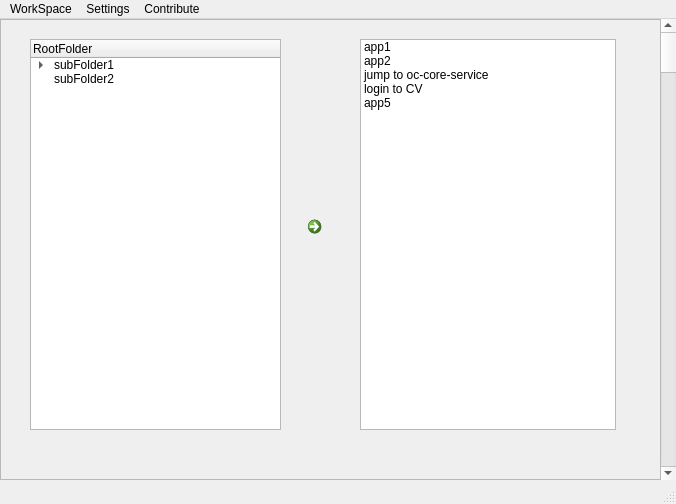
<?xml version="1.0" encoding="UTF-8"?>
<ui version="4.0">
 <class>MainWindow</class>
 <widget class="QMainWindow" name="MainWindow">
  <property name="geometry">
   <rect>
    <x>0</x>
    <y>0</y>
    <width>676</width>
    <height>504</height>
   </rect>
  </property>
  <property name="windowTitle">
   <string>MainWindow</string>
  </property>
  <widget class="QWidget" name="centralwidget">
   <widget class="QScrollBar" name="verticalScrollBar">
    <property name="geometry">
     <rect>
      <x>660</x>
      <y>0</y>
      <width>16</width>
      <height>461</height>
     </rect>
    </property>
    <property name="orientation">
     <enum>Qt::Vertical</enum>
    </property>
   </widget>
   <widget class="QFrame" name="frame">
    <property name="enabled">
     <bool>true</bool>
    </property>
    <property name="geometry">
     <rect>
      <x>0</x>
      <y>0</y>
      <width>661</width>
      <height>461</height>
     </rect>
    </property>
    <property name="autoFillBackground">
     <bool>false</bool>
    </property>
    <property name="frameShape">
     <enum>QFrame::StyledPanel</enum>
    </property>
    <property name="frameShadow">
     <enum>QFrame::Raised</enum>
    </property>
    <widget class="QTreeWidget" name="treeWidget">
     <property name="geometry">
      <rect>
       <x>30</x>
       <y>20</y>
       <width>251</width>
       <height>391</height>
      </rect>
     </property>
     <column>
      <property name="text">
       <string>RootFolder</string>
      </property>
     </column>
     <item>
      <property name="text">
       <string>subFolder1</string>
      </property>
      <item>
       <property name="text">
        <string>folderxxx</string>
       </property>
      </item>
     </item>
     <item>
      <property name="text">
       <string>subFolder2</string>
      </property>
     </item>
    </widget>
    <widget class="QListWidget" name="listWidget">
     <property name="geometry">
      <rect>
       <x>360</x>
       <y>20</y>
       <width>256</width>
       <height>391</height>
      </rect>
     </property>
     <item>
      <property name="text">
       <string>app1</string>
      </property>
     </item>
     <item>
      <property name="text">
       <string>app2</string>
      </property>
     </item>
     <item>
      <property name="text">
       <string>jump to oc-core-service</string>
      </property>
     </item>
     <item>
      <property name="text">
       <string>login to CV</string>
      </property>
     </item>
     <item>
      <property name="text">
       <string>app5</string>
      </property>
     </item>
    </widget>
    <widget class="QCommandLinkButton" name="commandLinkButton">
     <property name="geometry">
      <rect>
       <x>300</x>
       <y>190</y>
       <width>41</width>
       <height>41</height>
      </rect>
     </property>
     <property name="text">
      <string/>
     </property>
    </widget>
   </widget>
  </widget>
  <widget class="QMenuBar" name="menubar">
   <property name="geometry">
    <rect>
     <x>0</x>
     <y>0</y>
     <width>676</width>
     <height>26</height>
    </rect>
   </property>
   <widget class="QMenu" name="menuMy_Favourite">
    <property name="title">
     <string>WorkSpace</string>
    </property>
    <addaction name="actionMy_Applications"/>
    <addaction name="actionAdd_Application"/>
   </widget>
   <widget class="QMenu" name="menuSettings">
    <property name="title">
     <string>Settings</string>
    </property>
    <widget class="QMenu" name="menuPlugins">
     <property name="title">
      <string>Plugins</string>
     </property>
     <addaction name="actionPluginsMarket"/>
     <addaction name="actionInstalledPlugins"/>
    </widget>
    <addaction name="menuPlugins"/>
   </widget>
   <widget class="QMenu" name="menuContribute">
    <property name="title">
     <string>Contribute</string>
    </property>
    <addaction name="actionContribute_Plugin"/>
   </widget>
   <addaction name="menuMy_Favourite"/>
   <addaction name="menuSettings"/>
   <addaction name="menuContribute"/>
  </widget>
  <widget class="QStatusBar" name="statusbar"/>
  <action name="actionAdd_Button">
   <property name="text">
    <string>Add Button</string>
   </property>
  </action>
  <action name="actionfolders">
   <property name="text">
    <string>folders</string>
   </property>
  </action>
  <action name="actionbuttons">
   <property name="text">
    <string>buttons</string>
   </property>
  </action>
  <action name="actiontypes">
   <property name="text">
    <string>types</string>
   </property>
  </action>
  <action name="actionPluginsMarket">
   <property name="text">
    <string>pluginsMarket</string>
   </property>
  </action>
  <action name="actionInstalledPlugins">
   <property name="text">
    <string>InstalledPlugins</string>
   </property>
  </action>
  <action name="actionMy_Applications">
   <property name="text">
    <string>My Applications</string>
   </property>
   <property name="visible">
    <bool>true</bool>
   </property>
  </action>
  <action name="actionAdd_Application">
   <property name="text">
    <string>Add Application</string>
   </property>
  </action>
  <action name="actionContribute_Plugin">
   <property name="text">
    <string>Contribute Plugin</string>
   </property>
  </action>
 </widget>
 <resources/>
 <connections/>
</ui>
